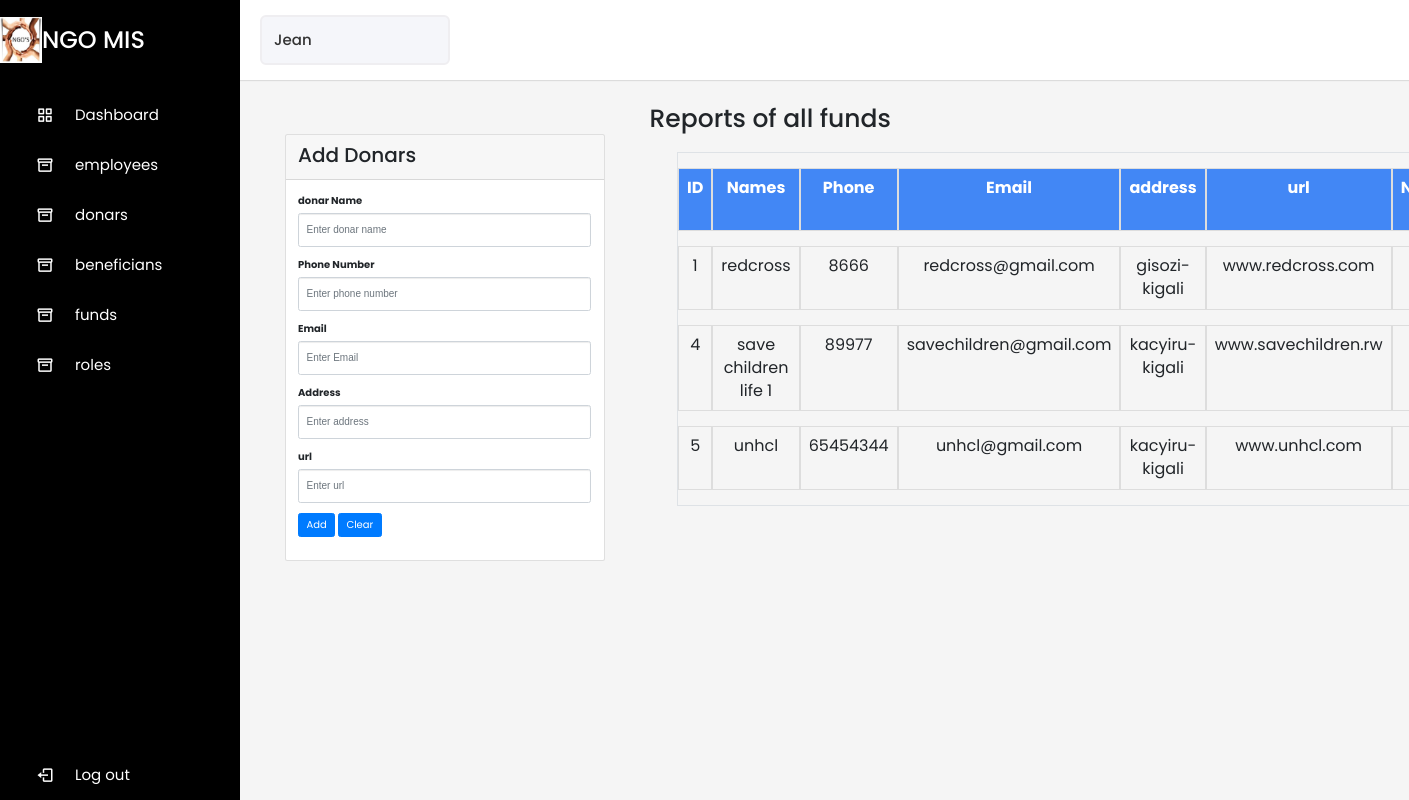
The page /ngo/data_input/donars.php on the database its author committed.
### tables this page shows
CREATE TABLE `donars` (
  `don_id` int(11) NOT NULL,
  `name` varchar(20) NOT NULL,
  `phone` int(11) NOT NULL,
  `email` varchar(100) NOT NULL,
  `address` varchar(20) NOT NULL,
  `url` varchar(30) NOT NULL,
  `ngo_id` int(11) NOT NULL
);

### ngo/data_input/report_donars.php (the view, shortened to what this page needs)
            <main>
<?php
require '../database/connection.php';
$sql = 'SELECT * FROM donars';
$statement = $conn->prepare($sql);
$statement->execute();
$donars = $statement->fetchAll(PDO::FETCH_OBJ);
 ?>
<div class="container">
    <div class="card-body">
      <table class="table table-bordered" style="font-size:2vh;">
        <tr>
          <th>ID</th>
          <th>Names</th>
          <th>Phone</th>
          <th>Email</th>
          <th>address</th>
          <th>url</th>
          <th>Ngo Id</th>
        </tr>
        <?php foreach($donars as $don): ?>
          <tr>
            <td><?= $don->don_id; ?></td>
            <td><?= $don->name; ?></td>
            <td><?= $don->phone; ?></td>
            <td><?= $don->email; ?></td>
            <td><?= $don->address; ?></td>
            <td><?= $don->url; ?></td>
            <td><?= $don->ngo_id; ?></td>
          </tr>
        <?php endforeach; ?>
      </table>
  </div>
</div>
</div>

### ngo/css/style.css (style rules this page uses)
* { padding: 0%; margin: 0%; }
::placeholder { color:#fff; font-family:Arial; }

### ngo/data_input/donars.php (style rules this page uses)
* { margin: 0; padding: 0; box-sizing: border-box; font-family: 'Poppins', sans-serif; }
table { border-collapse: separate; border-spacing: 0 15px; }
th { background-color: #4287f5; color: white; }
th, td { width: 150px; text-align: center; border: 1px; padding: 5px; }

### rows shown on the page
donars: don_id "1", name "redcross", phone "8666", email "redcross@gmail.com", address "gisozi-kigali", url "www.redcross.com"
donars: don_id "4", name "save children life 1", phone "89977", email "savechildren@gmail.com", address "kacyiru-kigali", url "www.savechildren.rw"
donars: don_id "5", name "unhcl", phone "65454344", email "unhcl@gmail.com", address "kacyiru-kigali", url "www.unhcl.com"
